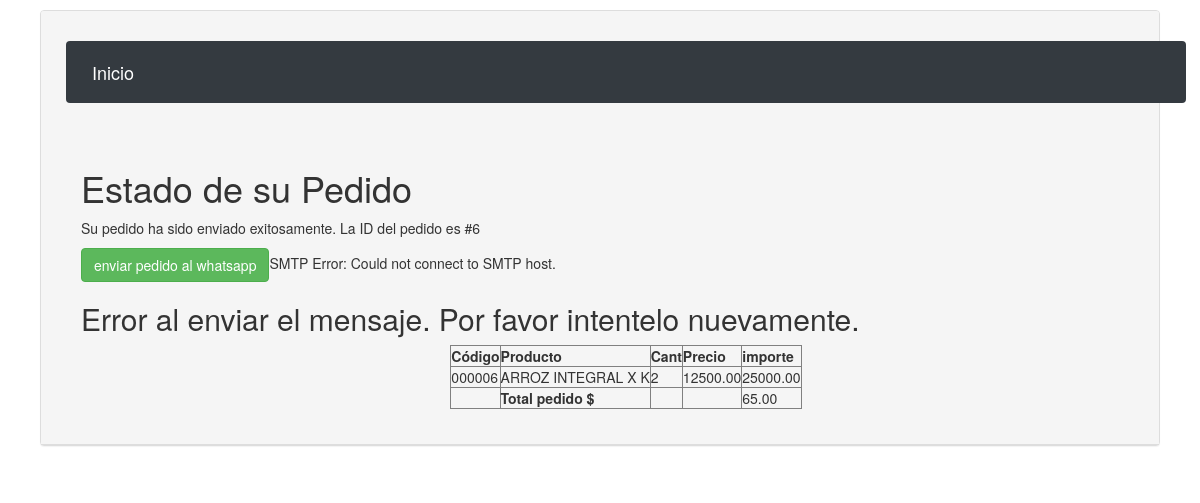
Screenshot of /OrdenExito.php?id=6 with the database file from the repository.
### tables this page shows
CREATE TABLE `orden_articulos` (
  `id` int(11) NOT NULL,
  `order_id` int(11) NOT NULL,
  `product_id` int(11) NOT NULL,
  `quantity` int(5) NOT NULL
);

CREATE TABLE `mis_productos` (
  `id` int(8) NOT NULL,
  `codigo` varchar(15) NOT NULL,
  `name` varchar(100) NOT NULL,
  `description` text NOT NULL,
  `rubro` varchar(25) NOT NULL,
  `subrubro` varchar(25) NOT NULL,
  `price` float(9,2) NOT NULL,
  `stock` float(9,3) NOT NULL,
  `created` timestamp NOT NULL DEFAULT current_timestamp(),
  `modified` timestamp NOT NULL DEFAULT current_timestamp() ON UPDATE current_timestamp(),
  `deleted_at` timestamp NULL DEFAULT NULL,
  `status` enum('1','0') NOT NULL DEFAULT '1'
);

CREATE TABLE `orden` (
  `id` int(11) NOT NULL,
  `customer_id` int(11) NOT NULL,
  `total_price` float(10,2) NOT NULL,
  `created` datetime NOT NULL,
  `modified` datetime NOT NULL,
  `status` enum('1','0') NOT NULL DEFAULT '1'
);

### include/pedido_det_sitio.php (called while the page is built, shortened)
<?php
class Pedido_det_sitio {
	private $db;
	public function __construct($base){
		$this->db = $base;
		if ($this->db) {
			$this->createOrden_articulos() ;
		}
	}
	public function get_one_orden_articulos($id){
		$respuesta = $this->db->enviarQuery("SELECT mp.codigo, mp.name, mp.description, oa.quantity, mp.price, oa.quantity*mp.price as importe FROM orden_articulos oa INNER JOIN mis_productos mp ON mp.id = oa.product_id WHERE oa.order_id =".$id);
		if (!$respuesta and $this->db->error!=''){
			echo $this->db->error;
			return false ;
		}
			else {
				return $respuesta ;
			}
	}
	private function createOrden_articulos() {
		$query = 'SELECT 1 FROM orden_articulos LIMIT 1' ;
		$result = $this->db->enviarQuery($query);
	}
}
?>

### include/basededatos.php (called while the page is built, shortened)
<?php
class BasedeDatos{
	public  $conexion;
	public  function _connect($servidor,$usuario,$password,$base){
		$this->conexion = new mysqli($servidor,$usuario,$password,$base);
		if (!$this->conexion->connect_errno){
			return false;
		}
	}
	public function enviarQuery($query){
		$tipo = strtoupper(substr($query,0,6));
		switch ($tipo){
			case 'SELECT':
				$resultado = $this->conexion->query($query);
				$this->affectedrows = $this->conexion->affected_rows ;
				if (!$resultado){
					return false;
				}
				else{
						$array_resultado=array();
						while ($fila = $resultado->fetch_assoc()){
							$array_resultado[] = $fila;
						}
						return $array_resultado;
				}
				break;
		}
	}
}
?>

### include/pedido_sitio.php (called while the page is built, shortened)
<?php
class Pedido_sitio {
	private $db;
	public function __construct($base){
		$this->db = $base;
		if ($this->db) {
			$this->createOrden() ;
		}
	}
	public function get_one_orden($id){
		$respuesta = $this->db->enviarQuery("SELECT * FROM orden WHERE id = ".$id);
		if (!$respuesta and $this->db->error!=''){
			echo $this->db->error;
			return false ;
		}
			else {
				$this->total_price = $respuesta[0]['total_price'] ;
				return $respuesta ;
			}
	}
	private function createOrden() {
		$query = 'SELECT 1 FROM orden LIMIT 1' ;
		$result = $this->db->enviarQuery($query);
	}
}
?>

### include/cliente_sitio.php (called while the page is built, shortened)
<?php
class Cliente_sitio {
	private $db;
	public function __construct($base){
		$this->db = $base;
		if ($this->db) {
			$this->createCliente() ;
		}
	}
	public function get_one_cliente_id($id){
		$respuesta = $this->db->enviarQuery("SELECT * FROM clientes WHERE id = ".$id);
		if (!$respuesta and $this->db->error!=''){
			echo $this->db->error;
			return false ;
		}
			else {
				$this->name = $respuesta[0]['name'] ;
				return $respuesta ;
			}
	}
	private function createcliente() {
		$query = 'SELECT 1 FROM clientes LIMIT 1' ;
		$result = $this->db->enviarQuery($query);
	}
}
?>

### include/class.phpmailer.php (called while the page is built, shortened)
<?php
class PHPMailer {
  public $Priority          = 3;
  public $CharSet           = 'iso-8859-1';
  public $ContentType       = 'text/plain';
  public $Encoding          = '8bit';
  public $From              = 'root@localhost';
  public $FromName          = 'Root User';
  public $Sender            = '';
  public $Subject           = '';
  public $Body              = '';
  public $AltBody           = '';
  public $Mailer            = 'mail';
  public $Hostname          = '';
  public $MessageID         = '';
  public $SingleTo      = false;
  public $LE              = "\n";
  public $Version         = '5.1';
  private   $to             = array();
  private   $cc             = array();
  private   $attachment     = array();
  private   $CustomHeader   = array();
  private   $message_type   = '';
  private   $error_count    = 0;
  private   $sign_key_file  = "";
  public function IsHTML($ishtml = true) {
    if ($ishtml) {
      $this->ContentType = 'text/html';
    } else {
      $this->ContentType = 'text/plain';
    }
  }
  public function Send() {
    try {
      $this->error_count = 0;
      $header = $this->CreateHeader();
      $body = $this->CreateBody();
      switch($this->Mailer) {
        case 'smtp':
          return $this->SmtpSend($header, $body);
      }
    } catch (phpmailerException $e) {
      return false;
    }
  }
  protected function SmtpSend($header, $body) {
    return true;
  }
  public function AddrAppend($type, $addr) {
    $addr_str = $type . ': ';
    $addresses = array();
    foreach ($addr as $a) {
      $addresses[] = $this->AddrFormat($a);
    }
    $addr_str .= implode(', ', $addresses);
    $addr_str .= $this->LE;
    return $addr_str;
  }
  public function AddrFormat($addr) {
    if (empty($addr[1])) {
      return $this->SecureHeader($addr[0]);
    } else {
      return $this->EncodeHeader($this->SecureHeader($addr[1]), 'phrase') . " <" . $this->SecureHeader($addr[0]) . ">";
    }
  }
  public function CreateHeader() {
    $result = '';
    $uniq_id = md5(uniqid(time()));
    $result .= $this->HeaderLine('Date', self::RFCDate());
    if($this->Sender == '') {
      $result .= $this->HeaderLine('Return-Path', trim($this->From));
    } else {
      $result .= $this->HeaderLine('Return-Path', trim($this->Sender));
    }
    if($this->Mailer != 'mail') {
      if ($this->SingleTo === true) {
        foreach($this->to as $t) {
          $this->SingleToArray[] = $this->AddrFormat($t);
        }
      } else {
        if(count($this->to) > 0) {
          $result .= $this->AddrAppend('To', $this->to);
        } elseif (count($this->cc) == 0) {
          $result .= $this->HeaderLine('To', 'undisclosed-recipients:;');
        }
      }
    }
    $from = array();
    $from[0][0] = trim($this->From);
    $from[0][1] = $this->FromName;
    $result .= $this->AddrAppend('From', $from);
    if($this->Mailer != 'mail') {
      $result .= $this->HeaderLine('Subject', $this->EncodeHeader($this->SecureHeader($this->Subject)));
    }
    if($this->MessageID != '') {
      $result .= $this->HeaderLine('Message-ID',$this->MessageID);
    } else {
      $result .= sprintf("Message-ID: <%s@%s>%s", $uniq_id, $this->ServerHostname(), $this->LE);
    }
    $result .= $this->HeaderLine('X-Priority', $this->Priority);
    $result .= $this->HeaderLine('X-Mailer', 'PHPMailer '.$this->Version.' (phpmailer.sourceforge.net)');
    for($index = 0; $index < count($this->CustomHeader); $index++) {
      $result .= $this->HeaderLine(trim($this->CustomHeader[$index][0]), $this->EncodeHeader(trim($this->CustomHeader[$index][1])));
    }
    if (!$this->sign_key_file) {
      $result .= $this->HeaderLine('MIME-Version', '1.0');
      $result .= $this->GetMailMIME();
    }
    return $result;
  }
  public function GetMailMIME() {
    $result = '';
    switch($this->message_type) {
      case 'plain':
        $result .= $this->HeaderLine('Content-Transfer-Encoding', $this->Encoding);
        $result .= sprintf("Content-Type: %s; charset=\"%s\"", $this->ContentType, $this->CharSet);
        break;
    }
    if($this->Mailer != 'mail') {
      $result .= $this->LE.$this->LE;
    }
    return $result;
  }
  public function CreateBody() {
    $body = '';
    switch($this->message_type) {
      case 'plain':
        $body .= $this->EncodeString($this->Body, $this->Encoding);
        break;
    }
    return $body;
  }
  private function SetMessageType() {
    if(count($this->attachment) < 1 && strlen($this->AltBody) < 1) {
      $this->message_type = 'plain';
    }
  }
  public function HeaderLine($name, $value) {
    return $name . ': ' . $value . $this->LE;
  }
  public function EncodeString ($str, $encoding = 'base64') {
    $encoded = '';
    switch(strtolower($encoding)) {
      case '7bit':
      case '8bit':
        $encoded = $this->FixEOL($str);
        if (substr($encoded, -(strlen($this->LE))) != $this->LE)
          $encoded .= $this->LE;
        break;
    }
    return $encoded;
  }
  public function EncodeHeader($str, $position = 'text') {
    $x = 0;
    switch (strtolower($position)) {
      case 'phrase':
        if (!preg_match('/[\200-\377]/', $str)) {
          $encoded = addcslashes($str, "\0..\37\177\\\"");
          if (($str == $encoded) && !preg_match('/[^A-Za-z0-9!#$%&\'*+\/=?^_`{|}~ -]/', $str)) {
            return ($encoded);
          } else {
            return ("\"$encoded\"");
          }
        }
        $x = preg_match_all('/[^\040\041\043-\133\135-\176]/', $str, $matches);
        break;
      case 'text':
      default:
        $x += preg_match_all('/[\000-\010\013\014\016-\037\177-\377]/', $str, $matches);
        break;
    }
    if ($x == 0) {
      return ($str);
    }
    $encoded = preg_replace('/^(.*)$/m', " =?".$this->CharSet."?$encoding?\\1?=", $encoded);
    $encoded = trim(str_replace("\n", $this->LE, $encoded));
    return $encoded;
  }
  protected function SetError($msg) {
    $this->error_count++;
  }
  public static function RFCDate() {
    $tz = date('Z');
    $tzs = ($tz < 0) ? '-' : '+';
    $tz = abs($tz);
    $tz = (int)($tz/3600)*100 + ($tz%3600)/60;
    $result = sprintf("%s %s%04d", date('D, j M Y H:i:s'), $tzs, $tz);
    return $result;
  }
  private function ServerHostname() {
    if (!empty($this->Hostname)) {
      $result = $this->Hostname;
    } elseif (isset($_SERVER['SERVER_NAME'])) {
      $result = $_SERVER['SERVER_NAME'];
    } else {
      $result = 'localhost.localdomain';
    }
    return $result;
  }
  public function IsError() {
    return ($this->error_count > 0);
  }
  private function FixEOL($str) {
    $str = str_replace("\r\n", "\n", $str);
    $str = str_replace("\r", "\n", $str);
    $str = str_replace("\n", $this->LE, $str);
    return $str;
  }
  public function SecureHeader($str) {
    $str = str_replace("\r", '', $str);
    $str = str_replace("\n", '', $str);
    return trim($str);
  }
}
?>

### OrdenExito.php (the view, shortened to what this page needs)
<?php
require 'include/basededatos.php' ;
require 'include/cliente_sitio.php' ;
require 'include/pedido_sitio.php';
require 'include/pedido_det_sitio.php';
require 'include/class.phpmailer.php';
?>
<!DOCTYPE html>
<html lang="en">
<head>
    <link rel="stylesheet" href="https://cdn.jsdelivr.net/npm/bootstrap@4.5.3/dist/css/bootstrap.min.css">
    <link href="/docs/4.5/dist/css/bootstrap.min.css" rel="stylesheet">
</head>
</head>
<body>
<div class="container">
<div class="panel panel-default">
<div class="panel-heading">
<div class="container">
  <header class="blog-header py-3">
  <nav class="navbar navbar-expand-md navbar-dark fixed-top bg-dark">
    <a class="navbar-brand" href="index.php">Inicio</a>
  </nav>
</header>
<div class="panel-body">
    <h1>Estado de su Pedido</h1>
<?php
$ordenid = $_GET['id'] ;
$base = new BasedeDatos() ;
$orden = new Pedido_sitio($base) ;
$miorden = $orden->get_one_orden($ordenid) ;
$orden_det = New pedido_det_sitio($base) ;
$miorden_det = $orden_det->get_one_orden_articulos($ordenid) ;
$cli = new Cliente_sitio($base) ;
$cliente = $cli->get_one_cliente_id($orden->customer_id) ;
$detalle = "" ;
$det_articulos = '
<table align="center" border="1">
        <thead>
        <tr class="titulos">
            <th>Código</th>
            <th>Producto</th>
            <th>Cant</th>
            <th>Precio</th>
            <th>importe</th>
        </tr>
        </thead>
        <tbody>
' ;
for ($i=0;$i<count($miorden_det);$i++){
            $det_articulos = $det_articulos .'<tr>
                    <td>'.$miorden_det[$i]['codigo'].'</td>
                    <td>'.$miorden_det[$i]['name'].'</td>
                    <td>'.$miorden_det[$i]['quantity'].'</td>
                    <td>'.$miorden_det[$i]['price'].'</td>
                    <td>'.$miorden_det[$i]['importe'].'</td></tr>' ;
$detalle = $detalle .'%5B'. $miorden_det[$i]['codigo'].'%5D%5B'.$miorden_det[$i]['name'].'%5D%5B'.$miorden_det[$i]['quantity'].'%5D%5B'.$miorden_det[$i]['importe'].'%5D%2B';
        }
$det_articulos = $det_articulos ."
</tbody>
<tfoot>
    <tr>
         <td></td><td><b>Total pedido $</b></td><td></td><td></td><td>$orden->total_price</td>
    </tr>
</tfoot>" ;
$detalle = $detalle .'%2A%2A%2A%2A%2A%5B%20Total Pedido '.'%24'.$orden->total_price.'%5D%2A%2A%2A%2A%2A';
?>
    <p>Su pedido ha sido enviado exitosamente. La ID del pedido es #<?php echo $ordenid; ?></p>
    <?php echo $det_articulos ;
    echo '<a href="https://api.whatsapp.com/send?phone=5493843456089&text=Hola%2C%20Envio%20detalle%20de%20pedido%20soy%2C%20'.$cli->name.'%20enviar%20'.$detalle.'" class="btn btn-success">'.'enviar pedido al whatsapp</a>' ;
$mail = new PHPMailer();
 $mail->Mailer = "smtp";
 $mail->SMTPAuth = true;
            $mail->Host = "sd-1019888-h00003.ferozo.net";
            $mail->Username="info@sixtored.com.ar";
            $mail->Password = "St240389";
            $mail->Port = 587 ;
            $mail->IsHTML(true);
            $mail->From = "info@sixtored.com.ar";
            $mail->FromName =$cli->name;
            $mail->AddAddress("sixtored@hotmail.com");
            $mail->AddAddress("sixtod@gmail.com");
            $mail->Subject = "NUEVO PEDIDO DESDE GESVENTA";
            $mail->Body = "<p>".$cli->name." Envio detalle del pedido : </p><p>".$det_articulos."</p><p>Email: ".$cli->email."</p><p>Direccion : ".$cli->address."</p><p> Celular :".$cli->phone;
            $exito=$mail->send();
    ?>
</div>
<?php
if ($exito){
                echo "<h3>Gracias nos pondremos en contacto con uds.  </h3>";
            }
            else{
                echo "<h2>Error al enviar el mensaje. Por favor intentelo nuevamente.  </h2>" ;
            }
?>
</div>
</body>
</html>

### OrdenExito.php (style rules this page uses)
.container { padding: 10px; }

### rows the page displays
orden_articulos: mis_productos.codigo "000006", mis_productos.name "ARROZ INTEGRAL X K", quantity "2", mis_productos.price "12500.00"
orden: total_price "65.00"

### other values shown
$ordenid "6"
$miorden_det[$i]['importe'] "25000.00"
